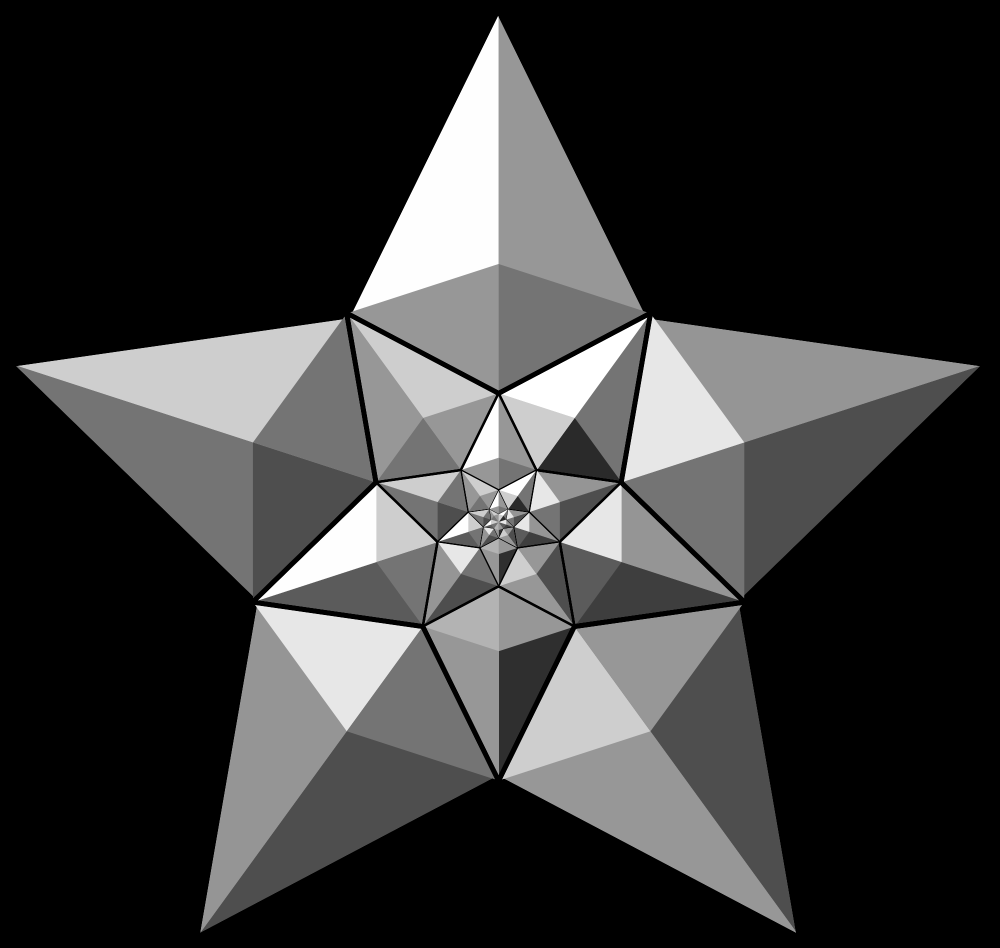
#> input picture download3.png, 2000 x 1896 px (shown at 1/2 size)
$ python resize.py
#> lines starting #> are read from the running program, lines starting #| are printed output that depends on the picture
import cv2
import numpy as np

img = cv2.imread('download3.png')
#> img is the input picture: shape (1896, 2000, 3); min 0, max 255, mean 56
img2 = cv2.resize(img, (100, 50))
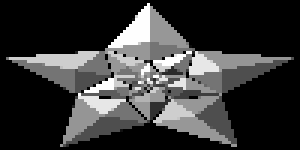
#> img2: shape (50, 100, 3) (shown 3 times larger); min 0, max 255, mean 55.9
gray= cv2.cvtColor(img,cv2.COLOR_BGR2GRAY)
sift = cv2.xfeatures2d.SIFT_create()

cv2.imwrite('small.png',img2)

$ run again, with download.jpg saved as download3.png
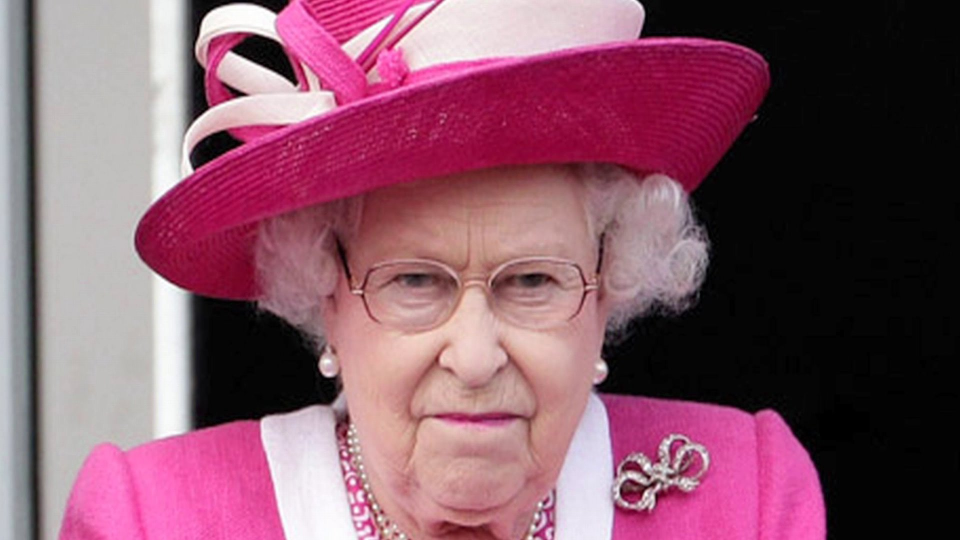
#> input picture download.jpg, 1920 x 1080 px (shown at 1/2 size)
#> img is the input picture: shape (1080, 1920, 3); mean B, G, R 104.1, 87.5, 133.4
#> `img2 = cv2.resize(img, (100, 50))`:
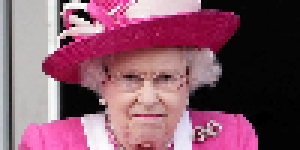
#> img2: shape (50, 100, 3) (shown 3 times larger); mean B, G, R 103.9, 87.3, 133.2
#> `gray= cv2.cvtColor(img,cv2.COLOR_BGR2GRAY)`:
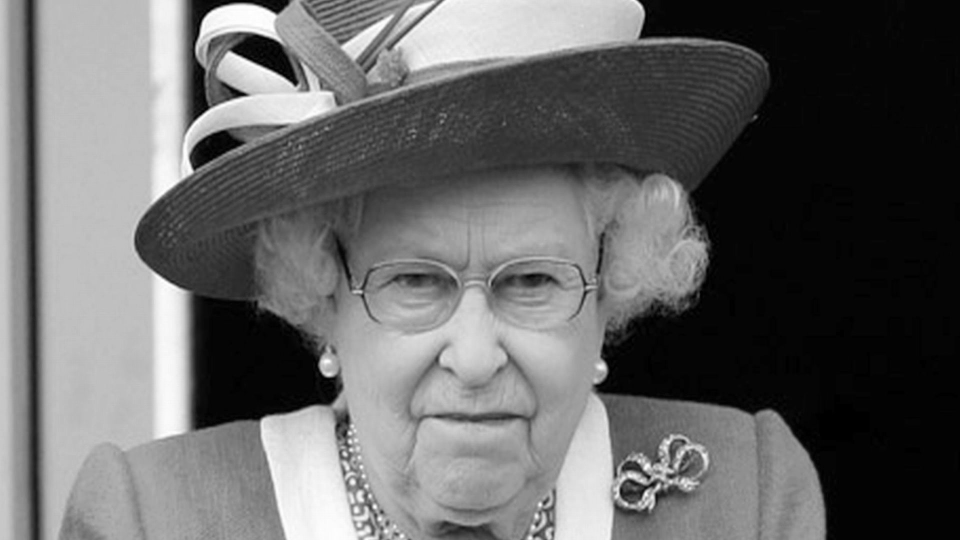
#> gray: shape (1080, 1920) (shown at 1/2 size); min 0, max 255, mean 103.1

$ run again, with download2.jpg saved as download3.png
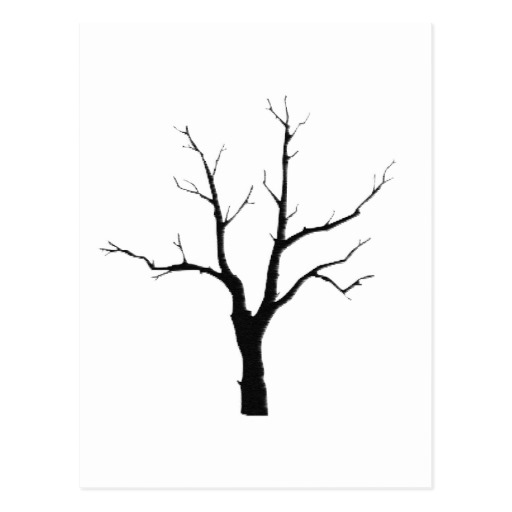
#> input picture download2.jpg, 512 x 512 px
#> img is the input picture: shape (512, 512, 3); min 0, max 255, mean 246.7
#> `img2 = cv2.resize(img, (100, 50))`:
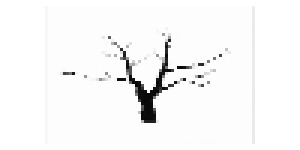
#> img2: shape (50, 100, 3) (shown 3 times larger); min 5, max 255, mean 246.6
